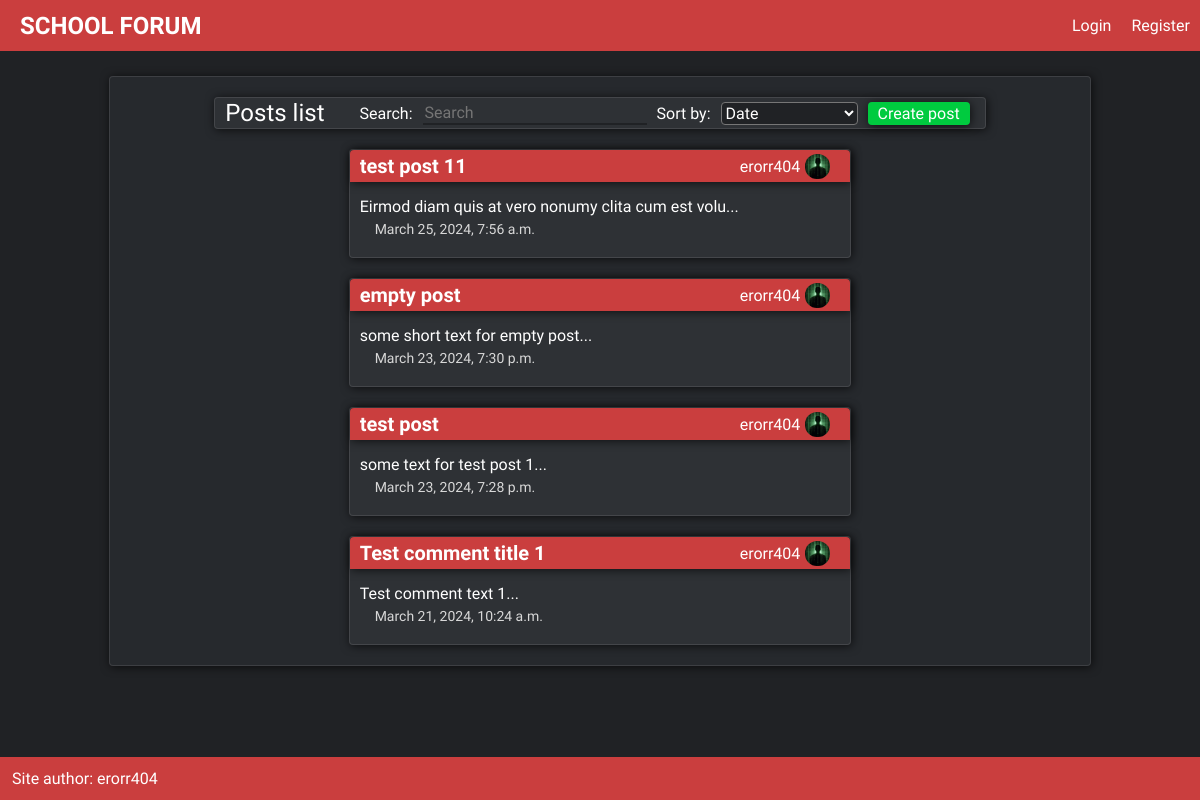
The page /lessons-discussion on the database as committed earlier.
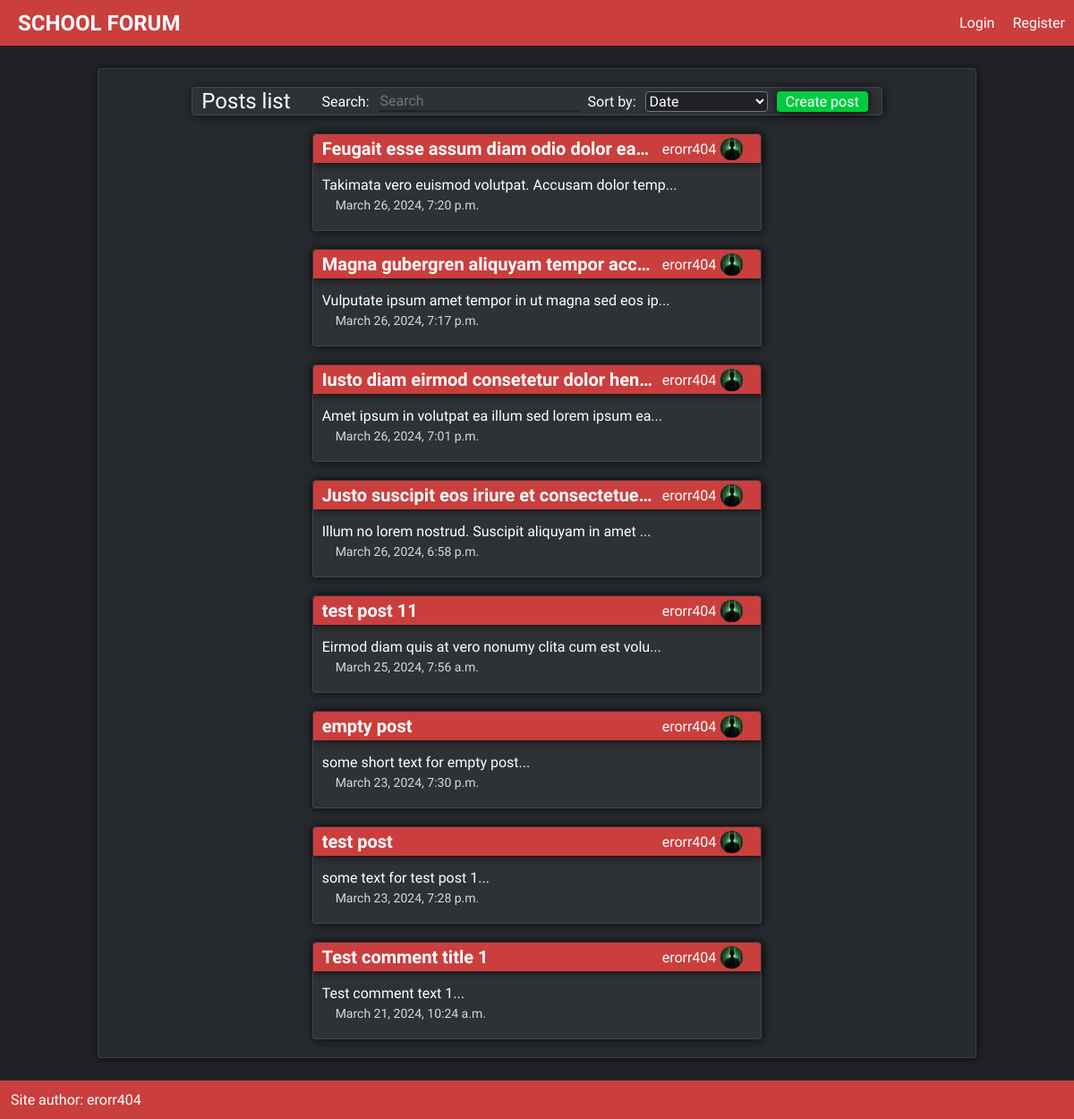
The same page on the database as committed later.
### posts/models.py (models this page shows, shortened)
class Post(models.Model):
    title = models.CharField(max_length=50)
    slug = models.SlugField()
    body = models.TextField()
    date = models.DateTimeField(auto_now_add=True)
    category = models.ForeignKey(Category, models.CASCADE, default=None)
    author = models.ForeignKey(User, models.CASCADE, default=None)
    def snippet(self):
        return self.body[:50] + '...'

### accounts/models.py (models this page shows, shortened)
class Profile(models.Model):
    user = models.OneToOneField(User, models.CASCADE)
    image = models.ImageField(upload_to='profile_pics/', default='default.jpg')
    biography = models.TextField(default='')

### posts/views.py (the view)
# urls.py: path('<slug:category>', views.post_list_view, name='posts_list'),
def post_list_view(request, category):
    posts = Post.objects.filter(Q(category__slug=category)).order_by('date')[::-1]
    user_profiles = []
    likes = []
    for post in posts:
        post_user_profile = Profile.objects.get(user=post.author)
        user_profiles.append(post_user_profile)
        likes.append(len(PostLike.objects.filter(post=post)))
    zipped_list = zip(posts, user_profiles, range(0, len(posts)), likes)
    return render(request, 'posts_list.html', {'posts':posts,
                                               'category':category,
                                               'profiles':user_profiles,
                                               'zipped_list':zipped_list,})

### posts/templates/posts_list.html (shortened to what this page needs)
{% extends 'base_layout.html' %}
{% block content %}
    <div class="main-content shadow light-border">
        <div class="page-title-header posts shadow light-border">
            <h2>Posts list</h2>
            <div class="post-filter-and-create">
                <label for="post-search">Search:</label>
                <input type="search" name="search-post" id="post-search" class="default-text-entry" placeholder="Search">
                <label for="post-filter">Sort by:</label>
                <select name="filter-post" id="post-filter">
                    <option value="date">Date</option>
                  </select>
                <a href="{% url 'posts:create' category=category %}" class="create-post shadow">Create post</a>
            </div>
        </div>
        <div class="posts" id="posts">
            {% for post, profile, index, likes in zipped_list %}
                <div class="post shadow light-border" data-post-title="{{ post.title }}" data-post-author="{{ post.author }}" data-post-index="{{ index }}" data-post-likes="{{ likes }}">
                    <a href="{% url 'posts:show' category=category post=post.slug %}">
                        <div class="title shadow">
                            <h2 class="post-title">{{ post.title }}</h2>
                            <div class="post-user">
                                <a href="{% url 'accounts:user_profile' username=post.author.username %}" class="user-profile-link">
                                    <p class="post-author">{{ post.author }}</p>
                                    <img class="profile-image" src=" {{ profile.image.url }}" alt="profile image">
                                </a>
                            </div>
                        </div>
                        <div class="post-content">
                            <a href="{% url 'posts:show' category=category post=post.slug %}">
                                <p class="post-snippet">{{ post.snippet }}</p>
                                <p class="post-date">{{ post.date }}</p>
                            </a>
                        </div>
                    </a>
                </div>
            {% endfor %}
        </div>
    </div>
{% endblock content %}

Rows that differ between the two databases and show on the page:
added Post: title "Feugait esse assum diam odio dolor ea…", author "erorr404", image (picture), snippet "Takimata vero euismod volutpat. Accusam dolor temp...", date "March 26, 2024, 7:20 p.m."
added Post: title "Magna gubergren aliquyam tempor acc…", author "erorr404", image (picture), snippet "Vulputate ipsum amet tempor in ut magna sed eos ip...", date "March 26, 2024, 7:17 p.m."
added Post: title "Iusto diam eirmod consetetur dolor hen…", author "erorr404", image (picture), snippet "Amet ipsum in volutpat ea illum sed lorem ipsum ea...", date "March 26, 2024, 7:01 p.m."
added Post: title "Justo suscipit eos iriure et consectetue…", author "erorr404", image (picture), snippet "Illum no lorem nostrud. Suscipit aliquyam in amet ...", date "March 26, 2024, 6:58 p.m."
